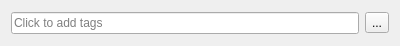
<?xml version="1.0" encoding="UTF-8"?>
<ui version="4.0">
 <class>TagWidget</class>
 <widget class="QWidget" name="TagWidget">
  <property name="geometry">
   <rect>
    <x>0</x>
    <y>0</y>
    <width>400</width>
    <height>46</height>
   </rect>
  </property>
  <property name="windowTitle">
   <string>Form</string>
  </property>
  <layout class="QHBoxLayout" name="horizontalLayout">
   <item>
    <widget class="Akonadi::TagView" name="tagView">
     <property name="placeholderText">
      <string>Click to add tags</string>
     </property>
    </widget>
   </item>
   <item>
    <widget class="QToolButton" name="editButton">
     <property name="text">
      <string>...</string>
     </property>
    </widget>
   </item>
  </layout>
 </widget>
 <customwidgets>
  <customwidget>
   <class>Akonadi::TagView</class>
   <extends>QLineEdit</extends>
   <header>tagwidget.h</header>
  </customwidget>
 </customwidgets>
 <resources/>
 <connections/>
</ui>
